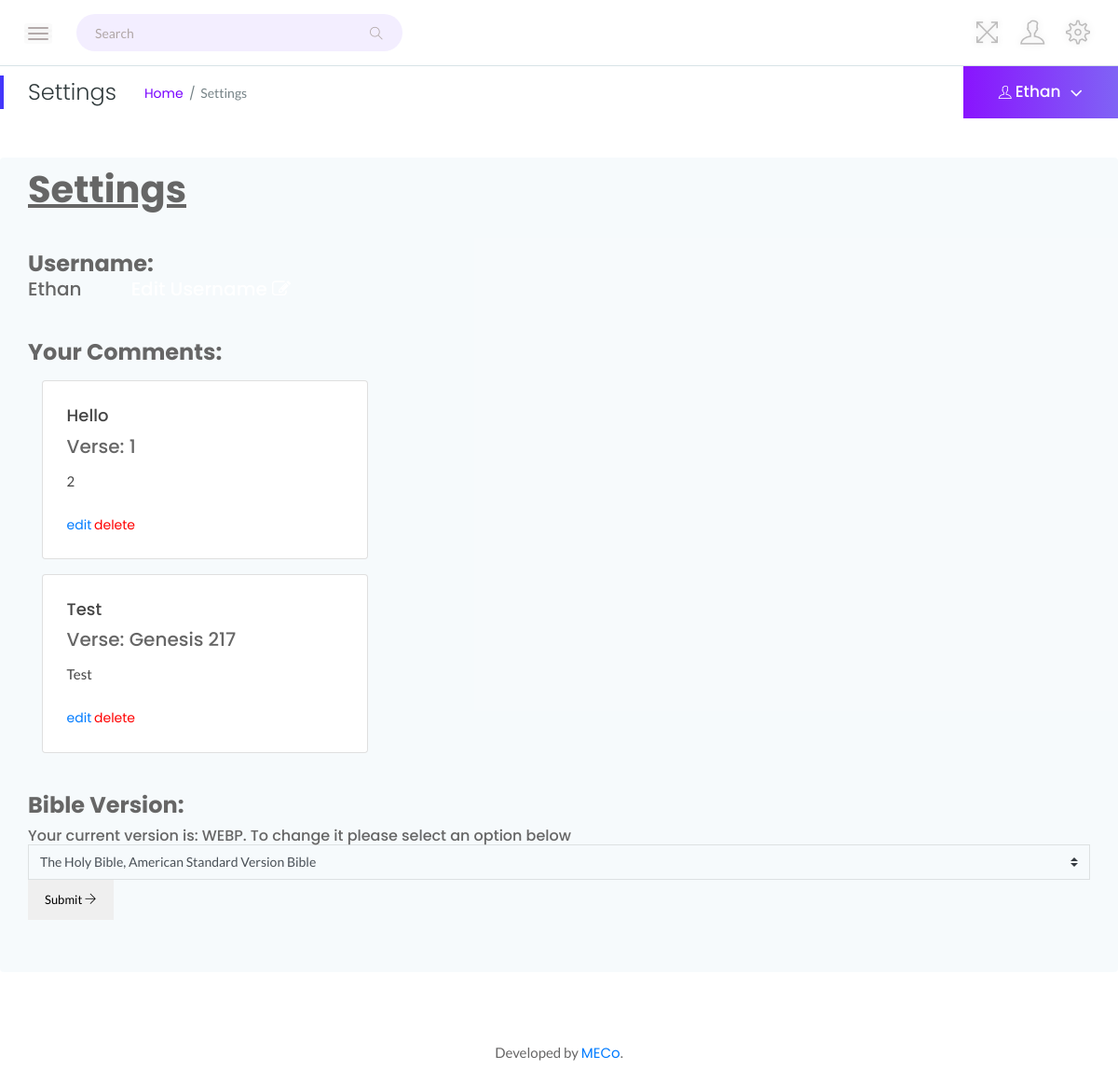
Page /settings/ (signed in) on the earlier database version.
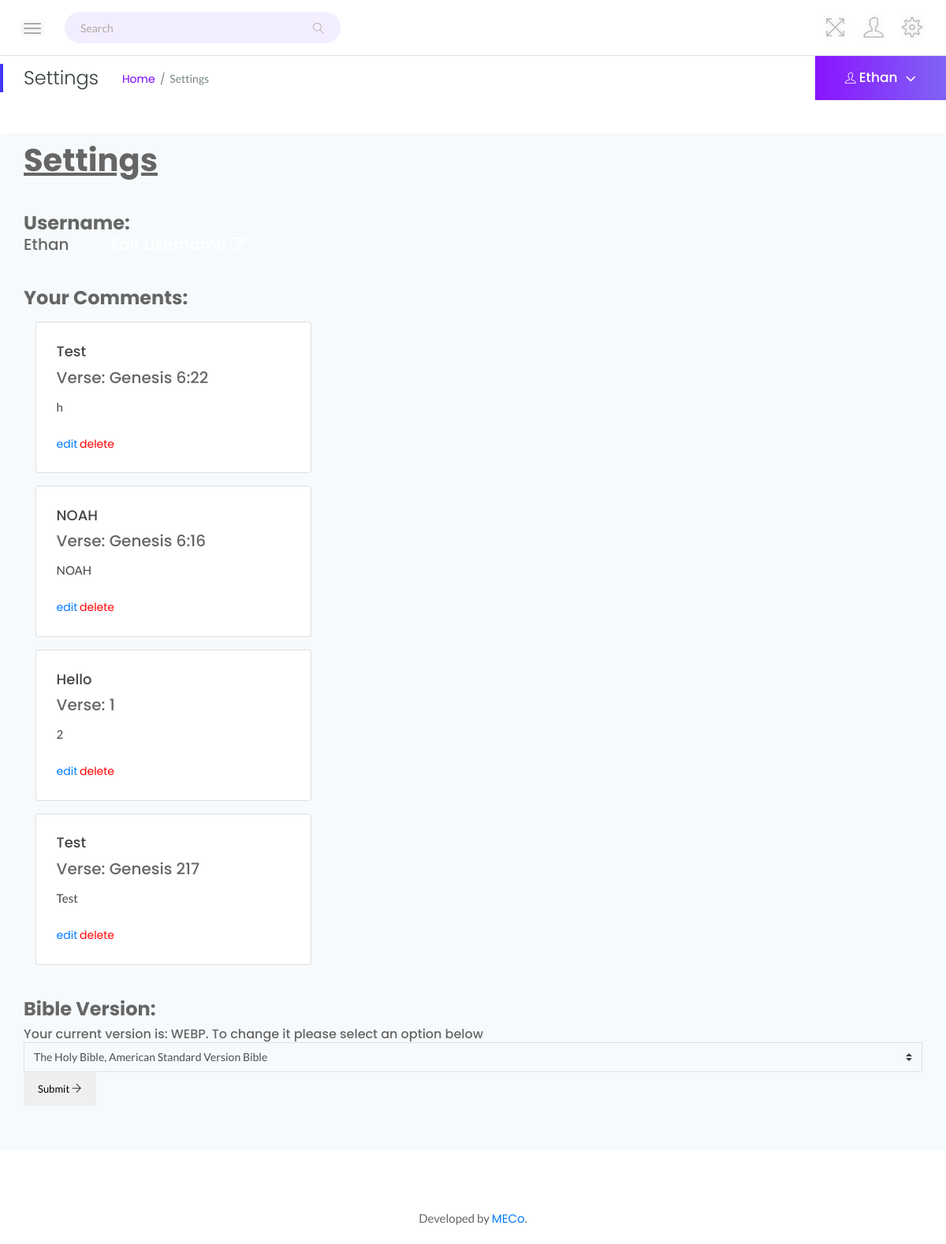
Same page on the later database version.
### br/models.py (models this page shows, shortened)
class Comment(models.Model):
    text = models.TextField()
    author = models.ForeignKey(User, on_delete=models.CASCADE)
    date_posted = models.DateField(default=datetime.date.today)
    verse = models.CharField(max_length=100)
    title = models.CharField(max_length=100)
    reading = models.ForeignKey(Reading, on_delete=models.CASCADE, null=True, blank=True)

### user/models.py (models this page shows, shortened)
class UserProfile(models.Model):
    bible_versions = (("ASV", "The Holy Bible, American Standard Version Bible"),
                      ("engDRA", "Douay-Rheims American 1899 The Holy Bible in English, Douay-Rheims American Edition of 1899, translated from the Latin Vulgate"),
                      ("enggnv", "Geneva Bible common"),
                      ("enKJVe", "King James (Authorised) Version Ecumenical"),
                      ("enKJVp", "King James (Authorised) Version Protestant"),
                      ("engojp", "JPS TaNaKH 1917 Jewish"),
                      ("engRV", "Revised Version 1885 Interconfessional"),
                      ("GNT", "Good News Translation Protestant Bible"),
                      ("GNTD", "Good News Translation (US Version) Catholic Interconfessional Bible"),
                      ("T4T", "Translation for Translators common"),
                      ("WEBE", "World English Bible Ecumenical"),
                      ("WEBC", "World English Bible Catholic"),
                      ("WEBO", "World English Bible Orthodox"),
                      ("WEBP", "World English Bible Protestant"),
                      ("WEBBEE", "World English Bible British Edition Ecumenical"),
                      ("WEBBEC", "World English Bible British Edition Catholic"),
                      ("WEBBEO", "World English Bible British Edition Orthodox"),
                      ("WEBBEP", "World English Bible British Edition Protestant"),
                      ("WMB", "World Messianic Bible Messianic"),
                      ("WMBBEM", "World Messianic Bible British Edition Messianic"))
    user = models.OneToOneField(User, on_delete=models.CASCADE)
    bio = models.TextField(max_length=500, blank=True)
    desc = models.TextField(max_length=50, blank=True)
    friends = models.ManyToManyField(User, related_name="person")
    bible_ver = models.CharField(max_length=6, choices=bible_versions, default="WEBP")

### br/views.py (the view, shortened to what this page needs)
# urls.py: path('settings/', v.settings, name="settings"),
@login_required
def settings(request):
    comments = Comment.objects.filter(author=request.user).order_by('-date_posted')
    return render(request, 'br/settings.html', {'comments': comments})

### br/templates/br/settings.html (shortened to what this page needs)
{% extends 'br/home.html' %}
{% block top %}
<h4 class="page-title pull-left">Settings</h4>
<ul class="breadcrumbs pull-left">
    <li><a href="{% url 'index' %}">Home</a></li>
    <li><span>Settings</span></li>
</ul>
{% endblock %}
{% block content %}
<br>
<br>
<div class="row rounded settings-bg settings-bd">
    <div class="col-12 trans-bg settings-bd" style="background-color: rgba(243, 248, 251, 0) !important;">
        <div class="grid-col trans-bg settings-bd"><h1><u><strong>Settings</strong></u></h1>
        <br>
        <br>
        <h4><strong>Username:</strong></h4>
        <h5>{{ user.username }} <a class="text-white" href="{% url 'profile-edit' %}">Edit Username  <i class="fa fa-edit"></i> </a></h5>
        <br>
        <br>
        <h4><strong>Your Comments:</strong></h4>
        {% for comment in comments %}
        <div class="col-lg-4 col-md-6 mt-3">
            <div class="card card-bordered">
                <div class="card-body">
                    <h5 class="title">{{ comment.title }}</h5>
                    <h6 class="card-title">Verse: {{ comment.verse }}</h6>
                    <p class="card-text">{{ comment.text }}</p>
                    <a href="/settings/edit/comment/{{ comment.id }}">edit</a>
                    <a href="/settings/delete/comment/{{ comment.id }}" style="color:red;">delete</a>
                </div>
            </div>
        </div>
        {% endfor %}
        <br>
        <br>
        <form method="post" class="form-group">
            <label for="bible_ver"><h4><strong>Bible Version:</strong></h4></label>
            <h6>Your current version is: {{ user.userprofile.bible_ver }}. To change it please select an option below</h6>
            <select name="bible_ver" id="bible_ver" class="custom-select rounded-0" style="background-color: rgba(0, 0, 0, 0); border-color: rgba(0, 0, 0, 0.1)">
              <option value="ASV">The Holy Bible, American Standard Version Bible</option>
            </select>
            <button class="btn btn-flat" id="form_submit" type="submit" name="submit" value="Search">Submit <i class="ti-arrow-right"></i></button>
        </form>
        </div>
    </div>
</div>
{% endblock %}

### br/templates/br/home.html (shortened to what this page needs)
{% load static %}
<!doctype html>
<html class="no-js" lang="en">
<head>
    <link rel="stylesheet" href="{% static 'br/assets/css/bootstrap.min.css' %}">
    <link rel="stylesheet" href="{% static 'br/assets/css/font-awesome.min.css' %}">
    <link rel="stylesheet" href="{% static 'br/assets/css/themify-icons.css' %}">
    <link rel="stylesheet" href="{% static 'br/assets/css/metisMenu.css' %}">
    <link rel="stylesheet" href="{% static 'br/assets/css/owl.carousel.min.css' %}">
    <link rel="stylesheet" href="{% static 'br/assets/css/slicknav.min.css' %}">
    <link rel="stylesheet" href="https://www.amcharts.com/lib/3/plugins/export/export.css" type="text/css" media="all" />
    <link rel="stylesheet" href="{% static 'br/assets/css/typography.css' %}">
    <link rel="stylesheet" href="{% static 'br/assets/css/default-css.css' %}">
    <link rel="stylesheet" href="{% static 'br/assets/css/styles.css' %}">
    <link rel="stylesheet" href="{% static 'br/assets/css/responsive.css' %}">
</head>
<body>
    <div class="page-container">
        <div class="main-content bg-white">
            <div class="header-area">
                <div class="row align-items-center">
                    <div class="col-md-6 col-sm-8 clearfix">
                        <div class="nav-btn pull-left">
                            <span></span>
                            <span></span>
                            <span></span>
                        </div>
                        <div class="search-box pull-left">
                            <form action="#">
                                <input type="text" name="search" placeholder="Search" disabled required>
                                <i class="ti-search"></i>
                            </form>
                        </div>
                    </div>
                    <div class="col-md-6 col-sm-4 clearfix">
                        <ul class="notification-area pull-right">
                            <li id="full-view"><i class="ti-fullscreen"></i></li>
                            <li class="dsettings-btn">
                                <i class="ti-user"></i>
                            </li>
                            <li class="dsettings-btn">
                               <i class="ti-settings"></i>
                            </li>
                        </ul>
                    </div>
                </div>
            </div>
            <div class="page-title-area">
                <div class="row align-items-center">
                    <div class="col-sm-6">
                        <div class="breadcrumbs-area clearfix">
                        {% block top %}{% endblock %}
                        </div>
                    </div>
                    <div class="col-sm-6 clearfix">
                        <div class="user-profile pull-right">
                            <i class="ti ti-user user-thumb text-white pr-1"></i>
                            <h4 class="user-name dropdown-toggle" data-toggle="dropdown">{{ user.username }}<i class="fa fa-angle-down"></i></h4>
                        </div>
                    </div>
                </div>
            </div>
            <div class="main-content-inner bg-white">
            {% block content %}{% endblock %}
            </div>
        </div>
        <footer>
            <div class="footer-area">
                <p>Developed by <a href="https://github.com/mattp103/etcc">MECo</a>.</p>
            </div>
        </footer>
    </div>
</body>
</html>

### br/static/br/assets/css/typography.css (style rules this page uses)
a,a:focus,a:hover,a:visited { text-decoration:none }
ol ol,ol ul,p img,ul,ul ol,ul ul { margin:0 }
ol,ol ol li,ol ul li,p,ul,ul ol li,ul ul li { margin-bottom:0 }
body { font-size:14px;font-family:Lato,sans-serif }
h1,h2,h3,h4,h5,h6 { margin:0;font-family:Poppins,sans-serif }
p { font-family:Lato,sans-serif;font-size:15px;line-height:26px;color:#444 }
a,a:visited { transition:all .3s ease-in-out;-webkit-transition:all .3s ease-in-out;-moz-transition:all .3s ease-in-out;-o-transition:all .3s ease-in-out;outline:0;font-family:Poppins,sans-serif }
p a,p a:visited { line-height:inherit;outline:0 }
ol,ul { margin-top:0;padding:0 }
ul { list-style-type:none }
button { cursor:pointer;outline:0!important;letter-spacing:0 }

### br/static/br/assets/css/default-css.css (style rules this page uses)
body,html { -webkit-font-smoothing:antialiased }
#preloader,body { background:#fff }
* { margin:0;padding:0 }
*,:after,:before { -moz-box-sizing:border-box;-webkit-box-sizing:border-box;box-sizing:border-box }
body { font-weight:400;-webkit-text-size-adjust:100% }
:root { --primary-color:#4336FB }

### br/static/br/assets/css/responsive.css (style rules this page uses)
@media screen and (min-width:1200px) and (max-width:1440px) { .card-title { font-size:20px } }
@media (min-width:1200px) and (max-width:1364px) { .main-content-inner { padding:0 15px 50px } }
@media (min-width:1200px) and (max-width:1364px) { .page-container,.sbar_collapsed.page-container { padding-left:0 } }

Differences in the rows shown:
added Comment: title "Test", verse "Genesis 6:22", text "h"
added Comment: title "NOAH", verse "Genesis 6:16", text "NOAH"
